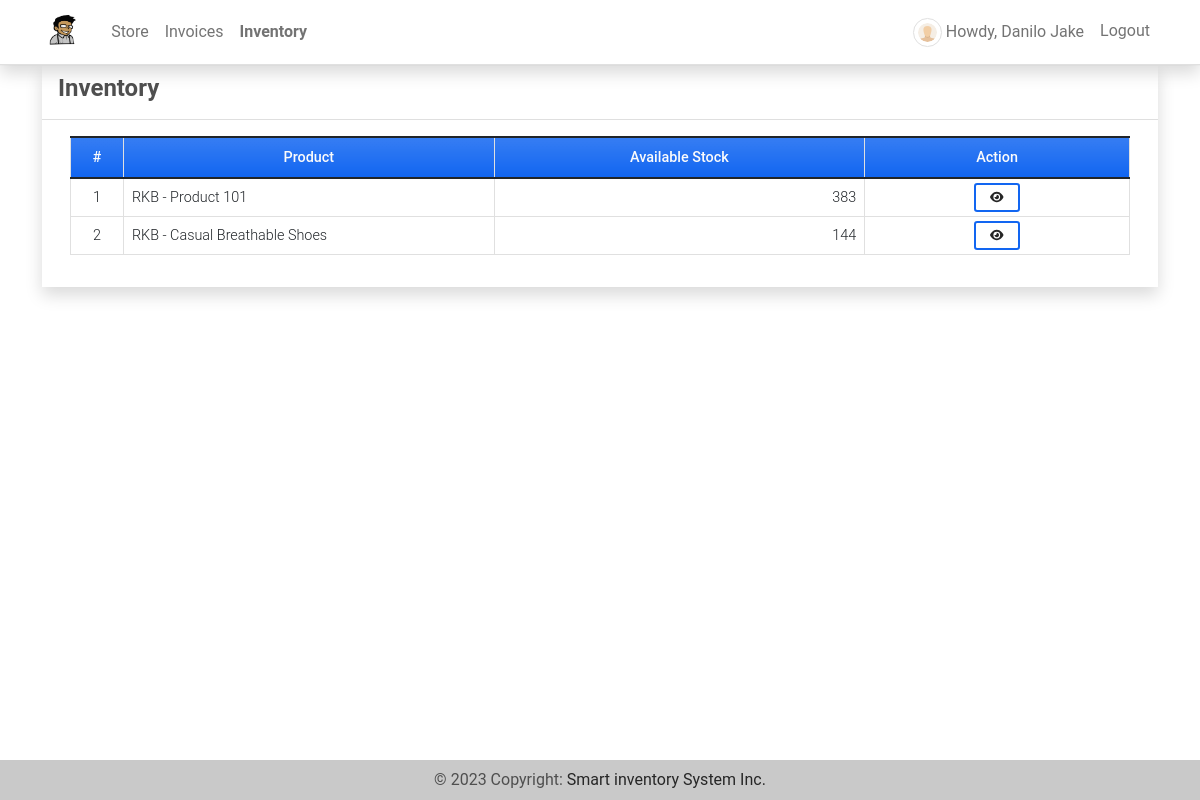
The page /inventory (signed in) on the database its author committed.
### imsApp/models.py (models this page shows, shortened)
class StoreProduct(models.Model):
    store = models.ForeignKey(Store, on_delete=models.CASCADE)
    product = models.ForeignKey(Product, on_delete=models.CASCADE)
    stock = models.FloatField(default=0, blank=True, null=True)
    price = models.FloatField(default=0,blank=True, null=True)
    class Meta:
        unique_together = ["product","store"]
    def __str__(self):
        return f"{self.store.name} - {self.product.name}"

class Store(models.Model):
    name = models.CharField(max_length=250)
    address = models.TextField()
    category = models.ForeignKey(Category, on_delete=models.CASCADE)
    products = models.ManyToManyField(Product, through='StoreProduct')
    date_created = models.DateTimeField(default=timezone.now)
    date_updated = models.DateTimeField(auto_now=True)
    owner = models.OneToOneField(User, default=1,on_delete=models.CASCADE ,blank=True, null=True)

class Product(models.Model):
    code=models.CharField(max_length=100,blank=True, null=True)
    name=models.CharField(max_length=250,blank=True, null=True)
    description = models.TextField()
    price = models.FloatField(default=0)
    status = models.CharField(max_length=2, choices=(('1','Active'),('2','Inactive')), default=1)
    image = models.ImageField(upload_to='uploads/products/',default='default_product_image.png',blank=True, null=True)
    date_created = models.DateTimeField(default=timezone.now)
    date_updated = models.DateTimeField(auto_now=True)
    def count_inventory(self):
        stocks = Stock.objects.filter(product = self)
        stockIn = 0
        stockOut = 0
        for stock in stocks:
            if stock.type == '1':
                stockIn = int(stockIn) + int(stock.quantity)
            else:
                stockOut = int(stockOut) + int(stock.quantity)
        available  = stockIn - stockOut
        return available

class Stock(models.Model):
    product = models.ForeignKey(Product, on_delete=models.CASCADE)
    quantity = models.FloatField(default=0)
    store = models.ForeignKey(Store,on_delete=models.CASCADE,default=1)
    type = models.CharField(max_length=2,choices=(('1','Stock-in'),('2','Stock-Out')), default = 1)
    date_created = models.DateTimeField(default=timezone.now)
    date_updated = models.DateTimeField(auto_now=True)

### imsApp/views.py (the view)
# urls.py: path('inventory',views.inventory,name='inventory-page'),
@login_required
def inventory(request,pk=None):
    context['page_title'] = 'Inventory'
    if request.user.is_superuser:
        products = Product.objects.all()
        context['products'] = products
    else:
        store = Store.objects.get(owner=request.user)
        products = StoreProduct.objects.filter(store=store)
        context['products'] = products
        context['isuser'] = True
    return render(request, 'inventory.html', context)

### imsApp/templates/inventory.html (shortened to what this page needs)
{% extends 'base.html' %} {% load humanize %} {% block pageContent %}
<div class="col-lg-12 col-md-12 col-sm-12 col-xs-12">
    <div class="card card-default rounded-0 shadow ">
        <div class="card-header">
            <div class="d-flex w-100 align-items-center justify-content-between">
                <h4 class="card-title fw-bold">Inventory</h4>
            </div>
        </div>
        <div class="card-body">
            <div class="container-fluid">
                <table class="table table-bordered" id="product-list">
                    <colgroup>
                        <col width="5%">
                        <col width="35%">
                        <col width="35%">
                        <col width="25%">
                    </colgroup>
                    <thead>
                        <tr class="bg-gradient bg-primary bg-opacity-50 text-light">
                            <th class="px-2 py-2 text-center">#</th>
                            <th class="px-2 py-2 text-center">Product</th>
                            <th class="px-2 py-2 text-center">Available Stock</th>
                            <th class="px-2 py-2 text-center">Action</th>
                        </tr>
                    </thead>
                    <tbody>
                        {% for product in products %}
                        <tr>
                            <td class="px-2 py-1 align-middle text-center">{{ forloop.counter }}</td>
                            <td class="px-2 py-1 align-middle">{{ product }}</td>
                            {% if isuser %}
                                <td class="px-2 py-1 align-middle text-end">{{ product.product.count_inventory }}</td>
                                <td class="px-2 py-1 align-middle text-center">
                                    <a class="btn btn-outline-primary btn-sm" href="{% url 'inventory-history-page' product.product.pk %}" data-id="{{ product.product.pk }}" title="View History">
                                        <i class="fa fa-eye text-dark"></i>
                                    </a>
                                </td>
                            {% endif %}
                        </tr>
                        {% endfor %}
                    </tbody>
                </table>
            </div>
        </div>
    </div>
</div>
{% endblock pageContent %}

### imsApp/templates/topNavigation.html (shortened to what this page needs)
{% load static %}
<header>
    <nav class="navbar navbar-expand-lg navbar-light bg-white fixed-top shadow border-bottom">
        <div class="container">
            <a class="navbar-brand" target="_blank" href="{% url 'home-page' %}">
                <img src="{{ MEDIA_URL }}/default/smartInv.jpg" height="16" alt="{{ MEDIA_URL }}" loading="lazy" style="margin-top: -3px;" />
            </a>
            <div class="collapse navbar-collapse" id="navbarExample01">
                <ul class="navbar-nav me-auto mb-2 mb-lg-0" id="topNav">
                    {% if user.id and user.is_superuser %}
                    <li class="nav-item">
                        <a class="nav-link" aria-current="page" href="{% url 'home-page' %}">Home</a>
                    </li>
                    <li class="nav-item">
                        <a class="nav-link" aria-current="page" href="{% url 'store-page' %}">Store</a>
                    </li>
                    <li class="nav-item">
                        <a class="nav-link" aria-current="page" href="{% url 'category-page' %}">Categories</a>
                    </li>
                    <li class="nav-item">
                        <a class="nav-link" aria-current="page" href="{% url 'product-page' %}">Products</a>
                    </li>
                    <li class="nav-item">
                        <a class="nav-link" aria-current="page" href="{% url 'inventory-page' %}">Inventory</a>
                    </li>
                    <li class="nav-item">
                        <a class="nav-link" aria-current="page" href="{% url 'sales-page' %}">Sales</a>
                    </li>
                    <li class="nav-item">
                        <a class="nav-link" aria-current="page" href="{% url 'invoice-page' %}">Invoices</a>
                    </li>
                    {% elif unassigned %}
                    <li class="home">
                        <a class="nav-link" aria-current="page" href="{% url 'home-page' %}">Home</a>
                    </li>
                    {% elif user.id and not user.is_superuser %}
                    <li class="nav-item">
                        <a class="nav-link" aria-current="page" href="{% url 'store-detail-i' %}">Store</a>
                    </li>
                    <li class="nav-item">
                        <a class="nav-link" aria-current="page" href="{% url 'invoice-own' %}">Invoices</a>
                    </li>
                    <li class="nav-item">
                        <a class="nav-link" aria-current="page" href="{% url 'inventory-page' %}">Inventory</a>
                    </li>
                    {% endif %}
                </ul>
                <ul class="navbar-nav d-flex flex-row">
                    {% if user.id %} {% if user.profile.user_type == 1 %} {% endif %}
                    <li class="nav-item me-3 me-lg-0">
                        <a class="nav-link" href="{% url 'profile' %}">
                            <span class="me-1"><img src="{{ MEDIA_URL }}/default/default-avatar.png" alt="User Avatar" id="user-avatar" class="img-thumbnail rounded-circle"></span>Howdy, {{ user.first_name }} {{user.last_name}}
                        </a>
                    </li>
                    <li class="nav-item me-3 me-lg-0">
                        <a class="nav-link" href="{% url 'logout' %}">Logout</a>
                    </li>
                    {% endif %}
                </ul>
            </div>
        </div>
    </nav>
</header>

### static/assets/default/css/style.css (style rules this page uses)
html, body { height: 100%; width: 100%; max-height: 100%; overflow: auto; display: flex; flex-direction: column; }
body>header { flex-shrink: auto; }
#user-avatar { width: 1.8rem; height: 1.8rem; object-fit: scale-down; object-position: center center; }
.navbar-brand>img { height: 2em; }
.nav-item.active a.nav-link { font-weight: bolder !important; }

### rows shown on the page
StoreProduct: store+product "RKB - Product 101", product.count_inventory "383"
StoreProduct: store+product "RKB - Casual Breathable Shoes", product.count_inventory "144"

### other values the page prints
{{ user.first_name }} "Danilo"
{{ user.last_name }} "Jake"
